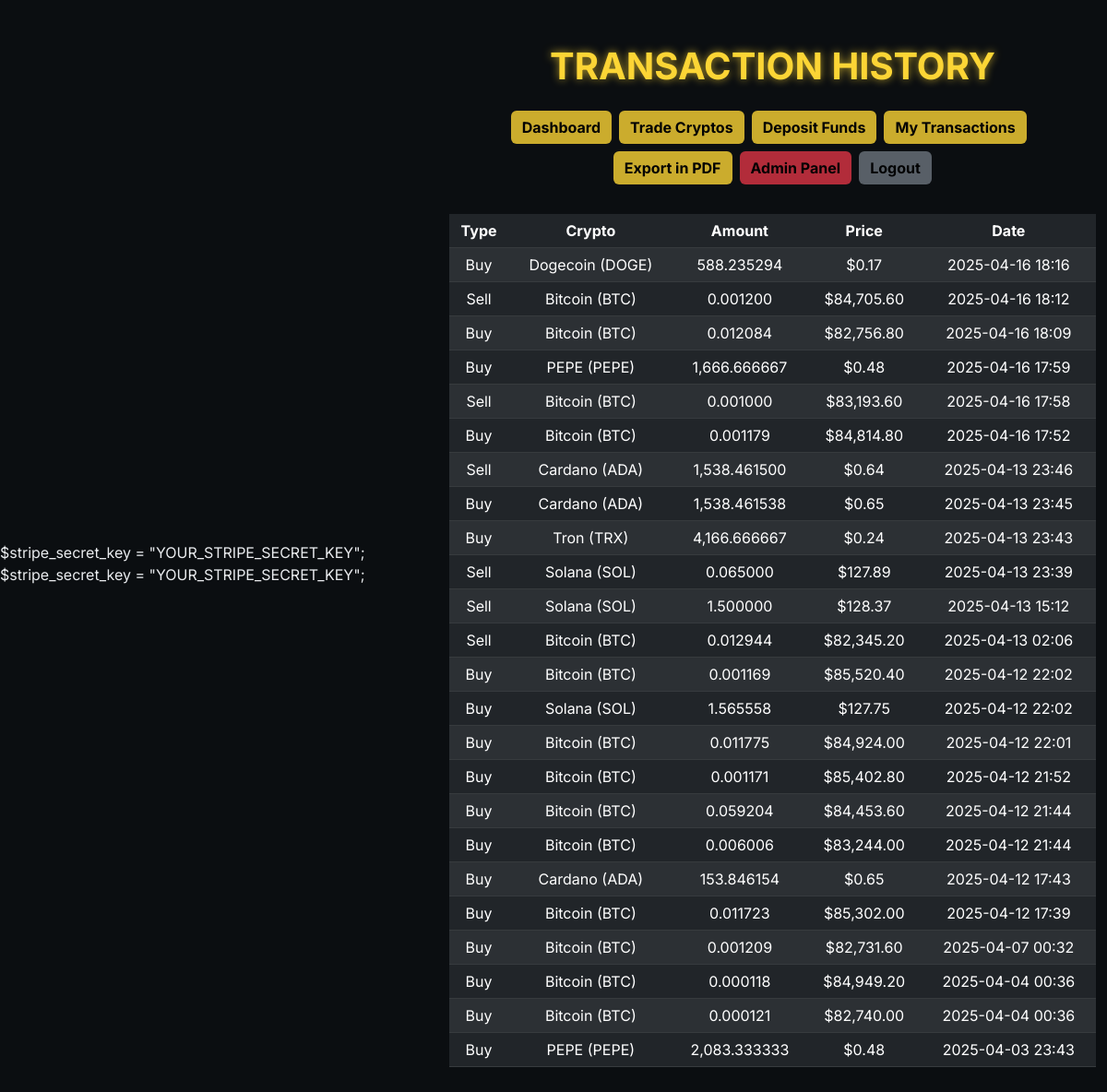
The app's page /index.php?route=transactions (signed in) with its own data.
### tables this page shows
CREATE TABLE `transactions` (
  `id` int(11) NOT NULL,
  `user_id` int(11) NOT NULL,
  `crypto_id` int(11) NOT NULL,
  `type` enum('buy','sell') NOT NULL,
  `amount` decimal(15,6) NOT NULL,
  `price_at_transaction` decimal(15,2) NOT NULL,
  `created_at` datetime DEFAULT current_timestamp()
);

CREATE TABLE `cryptos` (
  `id` int(11) NOT NULL,
  `name` varchar(50) NOT NULL,
  `symbol` varchar(10) NOT NULL,
  `initial_price` decimal(15,2) NOT NULL,
  `volatility` enum('low','medium','high') NOT NULL,
  `created_at` datetime DEFAULT current_timestamp(),
  `slug` varchar(255) NOT NULL
);

### controllers/TransactionController.php (called while the page is built, shortened)
<?php
require_once __DIR__ . '/../models/Transaction.php';
class TransactionController {
    public function history() {
        $transactionModel = new Transaction();
        $transactions = $transactionModel->getByUser($_SESSION['user_id']);
        require_once __DIR__ . '/../views/transactions.php';
    }
}
?>

### index.php (called while the page is built, shortened)
<?php
require_once __DIR__ . '/config/database.php';
require_once __DIR__ . '/routes/web.php';
?>

### config/database.php (called while the page is built)
<?php
class Database {
    private static $host = "localhost";
    private static $db_name = "cryptotrade";
    private static $username = "root";
    private static $password = "";
    private static $conn;
    public static function connect() {
        if (!isset(self::$conn)) {
            try {
                self::$conn = new PDO("mysql:host=" . self::$host . ";dbname=" . self::$db_name, self::$username, self::$password);
                self::$conn->setAttribute(PDO::ATTR_ERRMODE, PDO::ERRMODE_EXCEPTION);
            } catch (PDOException $e) {
                die("Erreur de connexion : " . $e->getMessage());
            }
        }
        return self::$conn;
    }
}
?>

### models/Transaction.php (called while the page is built, shortened)
<?php
require_once 'config/database.php';
class Transaction {
    private $db;
    public function __construct() {
        $this->db = Database::connect();
    }
    public function getByUser($userId) {
        $query = $this->db->prepare(
            "SELECT transactions.*, cryptos.name, cryptos.symbol FROM transactions
             JOIN cryptos ON transactions.crypto_id = cryptos.id
             WHERE transactions.user_id = :user_id
             ORDER BY transactions.created_at DESC"
        );
        $query->execute(['user_id' => $userId]);
        return $query->fetchAll(PDO::FETCH_ASSOC);
    }
}

### views/transactions.php (the view, shortened to what this page needs)
<?php
require_once __DIR__ . '/../models/Transaction.php';
$transactionModel = new Transaction();
$transactions = $transactionModel->getByUser($_SESSION['user_id']);
?>
<!DOCTYPE html>
<html lang="fr">
<head>
    <link href="https://cdn.jsdelivr.net/npm/bootstrap@5.3.0/dist/css/bootstrap.min.css" rel="stylesheet"/>
    <link rel="stylesheet" href="/CryptoTrade/public/css/style.css" />
    <link rel="stylesheet" href="https://cdn.jsdelivr.net/npm/bootstrap-icons/font/bootstrap-icons.css" />
    <link rel="stylesheet" href="https://cdnjs.cloudflare.com/ajax/libs/animate.css/4.1.1/animate.min.css"/>
</head>
<body>
<div class="container my-5 text-center">
    <h1 class="mb-4 fw-bold text-uppercase">Transaction History</h1>
    <nav class="mb-4 d-flex justify-content-center flex-wrap">
        <a class="btn btn-warning me-2 mb-2" href="index.php?route=dashboard">Dashboard</a>
        <a class="btn btn-warning me-2 mb-2" href="index.php?route=trade">Trade Cryptos</a>
        <a class="btn btn-warning me-2 mb-2" href="index.php?route=deposit">Deposit Funds</a>
        <a class="btn btn-warning me-2 mb-2" href="index.php?route=transactions">My Transactions</a>
        <a class="btn btn-warning me-2 mb-2" href="index.php?route=export-transactions">Export in PDF</a>
        <?php if (isset($_SESSION['role']) && $_SESSION['role'] === 'admin'): ?>
            <a class="btn btn-danger me-2 mb-2" href="index.php?route=admin">Admin Panel</a>
        <?php endif; ?>
        <a class="btn btn-secondary mb-2" href="index.php?route=logout">Logout</a>
    </nav>
    <?php if (!empty($transactions)): ?>
        <div class="table-responsive animate__animated animate__fadeIn">
            <table class="table table-dark table-striped text-center">
                <thead>
                    <tr>
                        <th>Type</th>
                        <th>Crypto</th>
                        <th>Amount</th>
                        <th>Price</th>
                        <th>Date</th>
                    </tr>
                </thead>
                <tbody>
                    <?php foreach ($transactions as $transaction): ?>
                        <tr>
                            <td><?= htmlspecialchars(ucfirst($transaction['type'])) ?></td>
                            <td><?= htmlspecialchars($transaction['name']) ?> (<?= htmlspecialchars($transaction['symbol']) ?>)</td>
                            <td><?= number_format($transaction['amount'], 6) ?></td>
                            <td>$<?= number_format($transaction['price_at_transaction'], 2) ?></td>
                            <td><?= date('Y-m-d H:i', strtotime($transaction['created_at'])) ?></td>
                        </tr>
                    <?php endforeach; ?>
                </tbody>
            </table>
        </div>
    <?php else: ?>
        <div class="alert alert-info w-50 mx-auto animate__animated animate__fadeIn">
            No transactions recorded
        </div>
    <?php endif; ?>
</div>
</body>
</html>

### public/css/style.css (style rules this page uses)
body { background-color: #0b0e11; color: #eaecef; min-height: 100vh; display: flex; align-items: center; justify-content: center; font-family: 'Inter', sans-serif; margin: 0; opacity: 0; animation: fadeInBody 1s ease forwards; }
.btn-danger { background-color: #dc3545; color: #fff; border: none; font-weight: bold; transition: all 0.3s ease; }
.btn-warning { background-color: #fcd535; color: #0b0e11; border: none; font-weight: bold; transition: all 0.3s ease; }
.btn-secondary { background-color: #6c757d; color: #fff; border: none; font-weight: bold; transition: all 0.3s ease; }
a { color: #fcd535; text-decoration: none; transition: color 0.3s ease; }
h1, h2, h3, h4, h5, h6 { color: #eaecef; transition: color 0.3s ease, transform 0.3s ease; }
nav .btn { border: none; font-weight: bold; opacity: 0.8; color: #000000; text-decoration: none; transition: all 0.3s ease; position: relative; animation: fadeInMenu 0.6s ease; }
h1 { display: inline-block; position: relative; font-size: 2.5rem; animation: fadeInTitle 1.2s ease both; color: #fcd535; text-shadow: 0 0 10px rgba(252, 213, 53, 0.7); transition: transform 0.3s ease, color 0.3s ease, text-shadow 0.3s ease; }

### records on screen
transactions: type "Buy", crypto.name "Dogecoin", crypto.symbol "DOGE", amount "588.235294", price_at_transaction "0.17", created_at "2025-04-16 18:16"
transactions: type "Sell", crypto.name "Bitcoin", crypto.symbol "BTC", amount "0.001200", price_at_transaction "84,705.60", created_at "2025-04-16 18:12"
transactions: type "Buy", crypto.name "Bitcoin", crypto.symbol "BTC", amount "0.012084", price_at_transaction "82,756.80", created_at "2025-04-16 18:09"
transactions: type "Buy", crypto.name "PEPE", crypto.symbol "PEPE", amount "1,666.666667", price_at_transaction "0.48", created_at "2025-04-16 17:59"
transactions: type "Sell", crypto.name "Bitcoin", crypto.symbol "BTC", amount "0.001000", price_at_transaction "83,193.60", created_at "2025-04-16 17:58"
transactions: type "Buy", crypto.name "Bitcoin", crypto.symbol "BTC", amount "0.001179", price_at_transaction "84,814.80", created_at "2025-04-16 17:52"
transactions: type "Sell", crypto.name "Cardano", crypto.symbol "ADA", amount "1,538.461500", price_at_transaction "0.64", created_at "2025-04-13 23:46"
transactions: type "Buy", crypto.name "Cardano", crypto.symbol "ADA", amount "1,538.461538", price_at_transaction "0.65", created_at "2025-04-13 23:45"
transactions: type "Buy", crypto.name "Tron", crypto.symbol "TRX", amount "4,166.666667", price_at_transaction "0.24", created_at "2025-04-13 23:43"
transactions: type "Sell", crypto.name "Solana", crypto.symbol "SOL", amount "0.065000", price_at_transaction "127.89", created_at "2025-04-13 23:39"
transactions: type "Sell", crypto.name "Solana", crypto.symbol "SOL", amount "1.500000", price_at_transaction "128.37", created_at "2025-04-13 15:12"
transactions: type "Sell", crypto.name "Bitcoin", crypto.symbol "BTC", amount "0.012944", price_at_transaction "82,345.20", created_at "2025-04-13 02:06"
transactions: type "Buy", crypto.name "Bitcoin", crypto.symbol "BTC", amount "0.001169", price_at_transaction "85,520.40", created_at "2025-04-12 22:02"
transactions: type "Buy", crypto.name "Solana", crypto.symbol "SOL", amount "1.565558", price_at_transaction "127.75", created_at "2025-04-12 22:02"
transactions: type "Buy", crypto.name "Bitcoin", crypto.symbol "BTC", amount "0.011775", price_at_transaction "84,924.00", created_at "2025-04-12 22:01"
transactions: type "Buy", crypto.name "Bitcoin", crypto.symbol "BTC", amount "0.001171", price_at_transaction "85,402.80", created_at "2025-04-12 21:52"
transactions: type "Buy", crypto.name "Bitcoin", crypto.symbol "BTC", amount "0.059204", price_at_transaction "84,453.60", created_at "2025-04-12 21:44"
transactions: type "Buy", crypto.name "Bitcoin", crypto.symbol "BTC", amount "0.006006", price_at_transaction "83,244.00", created_at "2025-04-12 21:44"
transactions: type "Buy", crypto.name "Cardano", crypto.symbol "ADA", amount "153.846154", price_at_transaction "0.65", created_at "2025-04-12 17:43"
transactions: type "Buy", crypto.name "Bitcoin", crypto.symbol "BTC", amount "0.011723", price_at_transaction "85,302.00", created_at "2025-04-12 17:39"
transactions: type "Buy", crypto.name "Bitcoin", crypto.symbol "BTC", amount "0.001209", price_at_transaction "82,731.60", created_at "2025-04-07 00:32"
transactions: type "Buy", crypto.name "Bitcoin", crypto.symbol "BTC", amount "0.000118", price_at_transaction "84,949.20", created_at "2025-04-04 00:36"
transactions: type "Buy", crypto.name "Bitcoin", crypto.symbol "BTC", amount "0.000121", price_at_transaction "82,740.00", created_at "2025-04-04 00:36"
transactions: type "Buy", crypto.name "PEPE", crypto.symbol "PEPE", amount "2,083.333333", price_at_transaction "0.48", created_at "2025-04-03 23:43"
